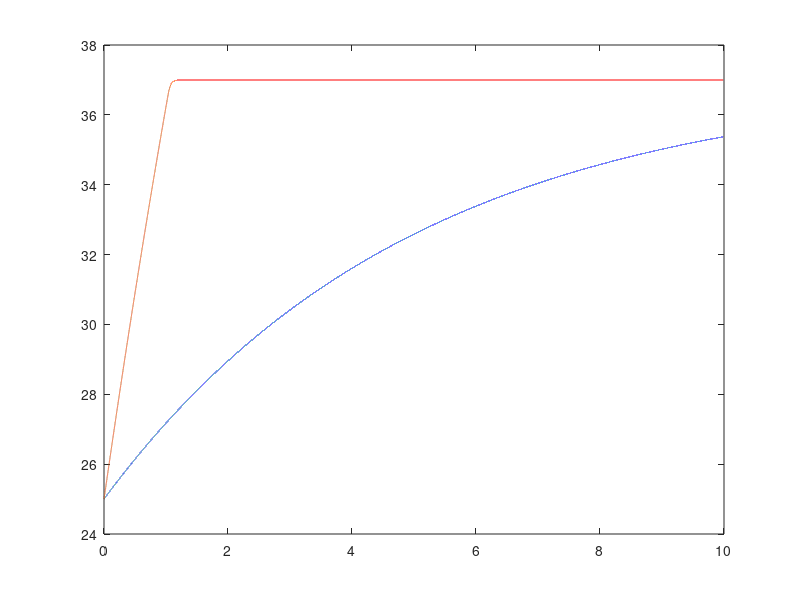

Recreate this plot in MATLAB.
clear
close all;

dt=1e-4;
N=10e4;
ts=(1:N)*dt;

beta=4000;
R25=10e3;

qmax=0; %W

tau=5; %sec
dc=0.03; %W/dC low coef
R=1/dc; % dC/W
C=tau/R; %J/dC

q=0;
T(1)=25;
Tm=37;
dTdt=0;

for t=2:N
    T(t)=((R*C/dt)*T(t-1)+R*q+Tm)/((R*C/dt)+1);
    dTdt=(T(t)-T(t-1))/dt;
     q=C*dTdt/1.01;
     if q<0 q=0; end;
     if q>qmax q=qmax; end;
     
end;
figure
plot(ts,T);
hold on

qmax=1.5; %W

tau=5; %sec
dc=0.03; %W/dC low coef
R=1/dc; % dC/W
C=tau/R; %J/dC

q=0;
T(1)=25;
Tm=37;
dTdt=0;

for t=2:N
    T(t)=((R*C/dt)*T(t-1)+R*q+Tm)/((R*C/dt)+1);
    dTdt=(T(t)-T(t-1))/dt;
     q=C*dTdt/1.01;
     if q<0 q=0; end;
     if q>qmax q=qmax; end;
     
end;

plot(ts,T);


